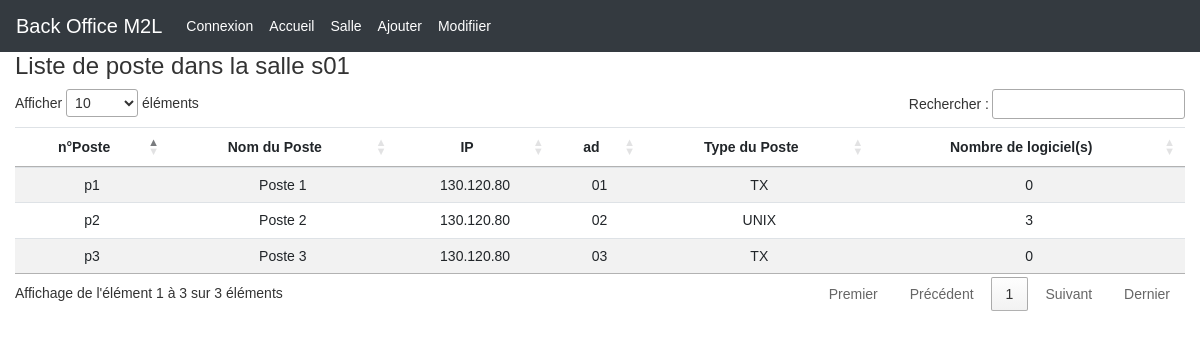
The page /controleur/affichePosteBySalle.php?nSalle=s01 on the database its author committed.
### tables this page shows
CREATE TABLE `poste` (
  `nPoste` varchar(7) NOT NULL,
  `nomPoste` varchar(20) NOT NULL,
  `indIP` varchar(11) DEFAULT NULL,
  `ad` varchar(3) DEFAULT NULL,
  `typePoste` varchar(9) DEFAULT NULL,
  `nSalle` varchar(7) DEFAULT NULL,
  `nbLog` tinyint(2) DEFAULT 0
);

### controleur/affichePosteBySalle.php (called while the page is built, shortened)
<?php
if ( $_SERVER["SCRIPT_FILENAME"] == __FILE__ ){
    $racine="..";
}
$id = htmlspecialchars($_GET['nSalle']);
require_once("$racine/modele/PosteManager.php");
$posteManager= new PosteManager();
$postes=$posteManager->getListPoste($id);
    include "$racine/vue/header.php";
    include "$racine/vue/vueAffichePosteBySalle.php";
    include "$racine/vue/footer.php";
?>

### modele/Manager.php (called while the page is built)
<?php
class Manager
{
    protected function dbConnect()
    {
        $login = "root";
        $mdp = "root";
        $bd = "parc";
        $serveur = "localhost";
        try
        {
            $conn = new PDO("mysql:host=$serveur;dbname=$bd", $login, $mdp, array(PDO::MYSQL_ATTR_INIT_COMMAND => 'SET NAMES \'UTF8\''));
            $conn->setAttribute(PDO::ATTR_ERRMODE, PDO::ERRMODE_EXCEPTION);
            return $conn;
        }
        catch (PDOException $e)
        {
            print "Erreur de connexion PDO ";
            die();
        }
    }
    protected function getPDO()
    {
        static $pdo = null;
        if ($pdo == null) {
            $pdo = $this->dbConnect();
        }
        return $pdo;
    }
}
?>

### modele/PosteManager.php (called while the page is built, shortened)
<?php
require_once("modele/Manager.php");
require_once("modele/Poste.php");
class PosteManager extends Manager
{
    public function getListPoste($id)
    {
        $postes = [];
        $q = $this->getPDO()->query('SELECT nPoste, nomPoste, p.indIP, ad, typePoste, p.nSalle, nbLog  FROM poste p inner join segment seg on seg.indIP = p.indIP inner join salle s on seg.indIP = s.indIP where p.nSalle = "'.$id.'"');
        while ($donnees = $q->fetch(PDO::FETCH_ASSOC))
        {
           $postes[$donnees['nPoste']] = new Poste ($donnees['nPoste'], $donnees['nomPoste'], $donnees['indIP'], $donnees['ad'], $donnees['typePoste'], $donnees['nSalle'], $donnees['nbLog']);
        }
        return $postes;
    }
}
?>

### modele/Poste.php (called while the page is built, shortened)
<?php
class Poste
{
    private $nPoste;
    private $nomPoste;
    private $indIP;
    private $ad;
    private $typePoste;
    private $nbLog;
    public function __construct($nPoste, $nomPoste, $indIP, $ad, $typePoste, $nSalle, $nbLog) {
        $this->nPoste = $nPoste;
        $this->nomPoste =  $nomPoste;
        $this->indIP = $indIP;
        $this->ad = $ad;
        $this->typePoste = $typePoste;
        $this->nbLog = $nbLog;
    }
    public function getNPoste() {
        return $this->nPoste;
    }
    public function getNomPoste() {
        return $this->nomPoste;
    }
    public function getindIPoste() {
        return $this->indIP;
    }
    public function getAd() {
        return $this->ad;
    }
    public function getTypePoste() {
        return $this->typePoste;
    }
    public function getNbLog() {
        return $this->nbLog;
    }
}
?>

### vue/vueAffichePosteBySalle.php (the view, shortened to what this page needs)
<div class="content">
		<div class="container-fluid">
			<div class="header">
				<h4 class="title">Liste de poste dans la salle <?php echo  $id?>
</h4>
			</div>
			<div class="toggle">
				<div class="content">
					<table id="datatables_poste" class="table table-striped table-no-bordered table-hover" cellspacing="0" width="100%" style="width:100%; text-align: center;">
						<thead>
							<tr>
								<th class="text-center">n°Poste</th>
								<th class="text-center">Nom du Poste</th>
								<th class="text-center">IP</th>
								<th class="text-center">ad</th>
								<th class="text-center">Type du Poste</th>
								<th class="text-center">Nombre de logiciel(s)</th>
							</tr>
						</thead>
						<tbody>
						<?php
							foreach ($postes as $poste)
							{
						?>
						<tr>
							<td class="edit"><?php echo $poste->getNPoste() ?></td>
							<td class="edit"><?php echo $poste->getNomPoste() ?></td>
							<td class="edit"><?php echo $poste->getindIPoste() ?></td>
							<td class="edit"><?php echo $poste->getAd() ?></td>
							<td class="edit"><?php echo $poste->getTypePoste() ?></td>
							<td class="edit"><?php echo $poste->getNbLog() ?></td>
							<?php } ?>
						</tr>
						</tbody>
					</table>
				</div>
			</div>
		</div>
	</div>

### css/style.css (style rules this page uses)
html { position: relative; min-height: 100%; }
body { margin-bottom: 60px; font-family: Arial; color : #333; font-size : 14px; line-height : 1.3; scroll-behavior: smooth; background-color : var(--fondC); }

### rows shown on the page
poste: nPoste "p1", nomPoste "Poste 1", indIP "130.120.80", ad "01", typePoste "TX", nbLog "0"
poste: nPoste "p2", nomPoste "Poste 2", indIP "130.120.80", ad "02", typePoste "UNIX", nbLog "3"
poste: nPoste "p3", nomPoste "Poste 3", indIP "130.120.80", ad "03", typePoste "TX", nbLog "0"

### other values the page prints
$id "s01"
